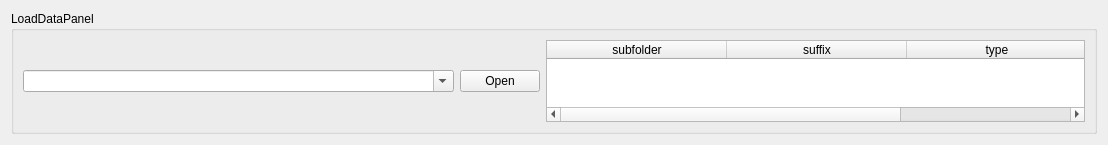
<?xml version="1.0" encoding="UTF-8"?>
<ui version="4.0">
 <class>LoadDataPanel</class>
 <widget class="QWidget" name="LoadDataPanel">
  <property name="geometry">
   <rect>
    <x>0</x>
    <y>0</y>
    <width>1108</width>
    <height>145</height>
   </rect>
  </property>
  <property name="windowTitle">
   <string>Form</string>
  </property>
  <layout class="QVBoxLayout" name="main_vlayout">
   <item>
    <widget class="QGroupBox" name="group_box">
     <property name="title">
      <string>LoadDataPanel</string>
     </property>
     <layout class="QVBoxLayout" name="group_box_vlayout">
      <item>
       <layout class="QHBoxLayout" name="horizontalLayout" stretch="8,1,10">
        <item>
         <widget class="QComboBox" name="log_path_combo_box">
          <property name="editable">
           <bool>true</bool>
          </property>
         </widget>
        </item>
        <item>
         <widget class="QPushButton" name="open_file_dialog_button">
          <property name="text">
           <string>Open</string>
          </property>
         </widget>
        </item>
        <item>
         <widget class="QTableWidget" name="data_sources_table">
          <property name="sizeAdjustPolicy">
           <enum>QAbstractScrollArea::AdjustToContents</enum>
          </property>
          <property name="selectionBehavior">
           <enum>QAbstractItemView::SelectRows</enum>
          </property>
          <property name="sortingEnabled">
           <bool>true</bool>
          </property>
          <property name="columnCount">
           <number>3</number>
          </property>
          <attribute name="horizontalHeaderCascadingSectionResizes">
           <bool>false</bool>
          </attribute>
          <attribute name="horizontalHeaderDefaultSectionSize">
           <number>180</number>
          </attribute>
          <attribute name="horizontalHeaderStretchLastSection">
           <bool>true</bool>
          </attribute>
          <column>
           <property name="text">
            <string>subfolder</string>
           </property>
          </column>
          <column>
           <property name="text">
            <string>suffix</string>
           </property>
          </column>
          <column>
           <property name="text">
            <string>type</string>
           </property>
          </column>
         </widget>
        </item>
       </layout>
      </item>
     </layout>
    </widget>
   </item>
  </layout>
 </widget>
 <resources/>
 <connections/>
</ui>
